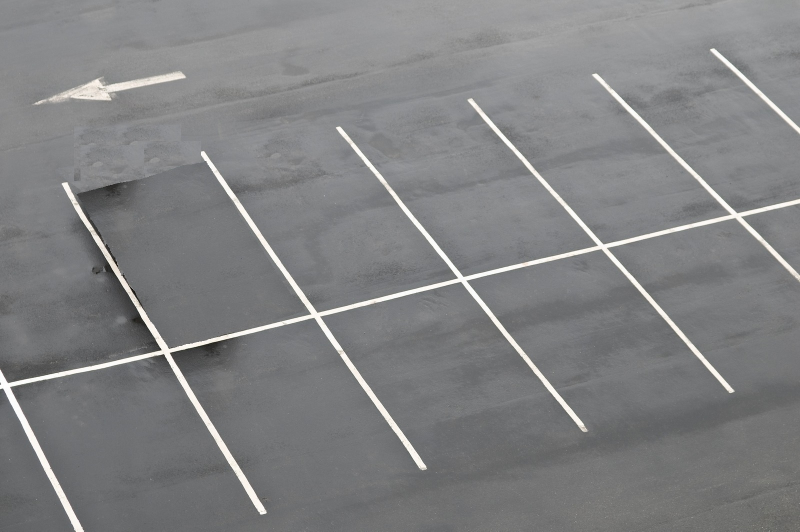
#> input picture backend/images/diag_PL2.jpg, 1600 x 1063 px, found by its file name (shown at 1/2 size)
$ python opencv_sandbox.py
#> lines starting #> are read from the running program, lines starting #| are printed output that depends on the picture; after the words box and inside, x2 and y2 are one past the last pixel; in counts of white or black regions, pixels touching at a corner belong together
import cv2, numpy, math, sys

# load an image, resizing it to an appropriate size
img_w = 800
img_h = 445
pl_img = cv2.imread('.\images\diag_PL2.jpg', 1)
#> pl_img is the input picture: shape (1063, 1600, 3); mean B, G, R 130.4, 129.2, 128.6
pl_img = cv2.resize(pl_img, (img_w, img_h))
#> pl_img: shape (445, 800, 3)

# convert to HSV (Hue, Saturation, Brightness)
hsv = cv2.cvtColor(pl_img, cv2.COLOR_BGR2HSV)
#> hsv: shape (445, 800, 3); mean H, S, V 85.1, 5.4, 130.8

# apply a mask that masks anything outside a white range
# (space lines are white)
lower_white = numpy.array([0, 0, 200])
upper_white = numpy.array([180, 25, 255])
mask = cv2.inRange(hsv, lower_white, upper_white)
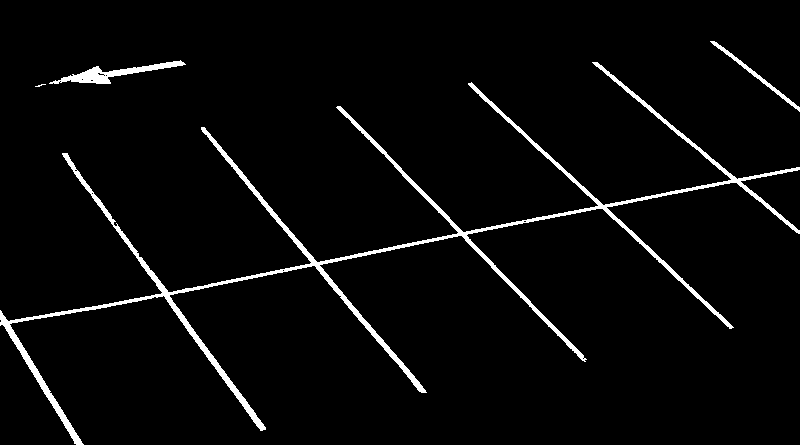
#> mask: shape (445, 800); 3.5% white; 4 white regions (1 under 20 px), largest, box (x1, y1, x2, y2) and area: (0, 62, 800, 445) 11084, (49, 60, 186, 84) 958, (710, 41, 800, 112) 430

# detect straight lines in the image
lines = cv2.HoughLinesP(mask,
                        rho=1,               # indiv. pixel granularity
                        theta=numpy.pi/180,  # sweep image in 1 deg incs
                        threshold=80,        # x pixel hits during sweep
                                             # to be considered a line
                        minLineLength=50,    # lines must be x pixels long
                        maxLineGap=10)       # lines may have a x pixel gap
#> lines = 41 rows, first 6: [0, 324, 799, 169], [251, 275, 799, 168], [347, 113, 585, 359], [373, 250, 799, 167], [468, 83, 731, 328], [3, 325, 438, 240]

# merge lines that are collinear or so close
# they might as well be
angle_threshold = 5            # angle difference between lines
dist_threshold = 100           # pixel distance difference between lines
merged_lines = []              # line list post merge
consumed = [False] * len(lines)  # list of lines in / out of a group
#> consumed = 41 items, first 6: False, False, False, False, False, False

# make groups of similar angle / distance (between line points) lines
for i in range(len(lines)):
    if consumed[i]:
        continue
    x1_1, y1_1, x2_1, y2_1 = lines[i][0]
    group = [(x1_1, y1_1, x2_1, y2_1)]
    consumed[i] = True

    for j in range(i + 1, len(lines)):
        if consumed[j]:
            continue
        x1_2, y1_2, x2_2, y2_2 = lines[j][0]

        # angle of line calculated using arctangent w/slope
        ang_1 = math.degrees(math.atan2(y2_1 - y1_1, x2_1 - x1_1))
        ang_2 = math.degrees(math.atan2(y2_2 - y1_2, x2_2 - x1_2))

        # distance between line points calculated using distance equation
        distance_btw_1 = math.sqrt((x1_2 - x1_1)**2 + (y1_2 - y1_1)**2)
        distance_btw_2 = math.sqrt((x2_2 - x1_1)**2 + (y2_2 - y1_1)**2)
        distance_btw_3 = math.sqrt((x1_2 - x2_1)**2 + (y1_2 - y2_1)**2)
        distance_btw_4 = math.sqrt((x2_2 - x2_1)**2 + (y2_2 - y2_1)**2)

        # lines must be close in angle and distance in order to
        # be merged
        if ((abs(ang_1 - ang_2) < angle_threshold or
            abs(abs(ang_1 - ang_2)-180) < angle_threshold) and
            (distance_btw_1 < dist_threshold or
             distance_btw_2 < dist_threshold or
             distance_btw_3 < dist_threshold or
             distance_btw_4 < dist_threshold)
            ):
                group.append((x1_2, y1_2, x2_2, y2_2))
                consumed[j] = True

    # merge group of lines into one line, use
    # unit vectors to represent direction of line
    # helpful refresh for unit vectors:
    # https://en.wikipedia.org/wiki/Unit_vector
    magnitude = math.sqrt((x2_1 - x1_1)**2 + (y2_1 - y1_1)**2)
    uv_x = (x2_1 - x1_1) / magnitude
    uv_y = (y2_1 - y1_1) / magnitude

    # now that we have unit vectors to represent the original
    # line's x and y direction we can separate the lines into a
    # general point group, we no longer care about point pairs
    points = [(x1_1,  y1_1), (x2_1, y2_1)]
    for x1, y1, x2, y2 in group[1:]:
        points.append((x1, y1))
        points.append((x2, y2))

    # with the general direction and points, we can now find the
    # point pair that will give us the longest line
    # we do this by checking which points will give us vectors
    # with the longest / shortest magnitude, when combined into a
    # normal point pair this will give use the longest line
    curr_mag = -1
    min_mag = sys.maxsize
    max_mag = -1
    min_point = (None, None)
    max_point = (None, None)
    for (x, y) in points:
        curr_mag = (x * uv_x) +  (y * uv_y)
        if curr_mag < min_mag:
            min_mag = curr_mag
            min_point = (x,y)
        if curr_mag > max_mag:
            max_mag = curr_mag
            max_point = (x, y)

    merged_lines.append([(min_point[0], min_point[1], max_point[0], max_point[1]), None])
#> this loop made 41 passes
#> (x1_1, y1_1, x2_1, y2_1, magnitude, uv_x, uv_y) on passes 1, 3, 5, 8, 10, 17, 23, 28, 35: (0, 324, 799, 169, 813.9, 0.982, -0.19), (347, 113, 585, 359, 342.3, 0.695, 0.719), (468, 83, 731, 328, 359.4, 0.732, 0.682), (201, 127, 423, 392, 345.7, 0.642, 0.767), (63, 153, 263, 429, 340.8, 0.587, 0.81), (595, 62, 799, 233, 266.2, 0.766, 0.642), (0, 310, 80, 444, 156.1, 0.513, 0.859), (38, 85, 183, 62, 146.8, 0.988, -0.157), (712, 41, 799, 109, 110.4, 0.788, 0.616)
#> after the loop, consumed = 41 items, first 6: True, True, True, True, True, True; merged_lines = 9 items

# draw start & end points
line_se_img = pl_img.copy()
masked_w_dots = mask.copy()
start_points = []
end_points = []
masked_w_dots = cv2.cvtColor(masked_w_dots, cv2.COLOR_GRAY2BGR)
for line in merged_lines:
    x1, y1, x2, y2 = line[0]
    start_points.append((x1, y1))
    end_points.append((x2, y2))
    cv2.circle(line_se_img, (x1,y1), 6, (0,255,0), -1)    # start point  (green)
    cv2.circle(line_se_img, (x2,y2), 6, (255,0,0), -1)    # end point    (blue)
    cv2.circle(masked_w_dots, (x1,y1), 6, (0,255,0), -1)  # start point  (green)
    cv2.circle(masked_w_dots, (x2,y2), 6, (255,0,0), -1)  # end point    (blue)
#> this loop made 9 passes
#> (x1, y1, x2, y2) on passes 1 to 9: (0, 324, 799, 167), (337, 106, 584, 361), (468, 83, 733, 327), (201, 127, 426, 392), (63, 153, 264, 429), (592, 62, 799, 233), (0, 310, 81, 444), (38, 85, 185, 64), (710, 41, 799, 110)
#> line_se_img: shape (445, 800, 3); mean B, G, R 130.1, 128.9, 127.7
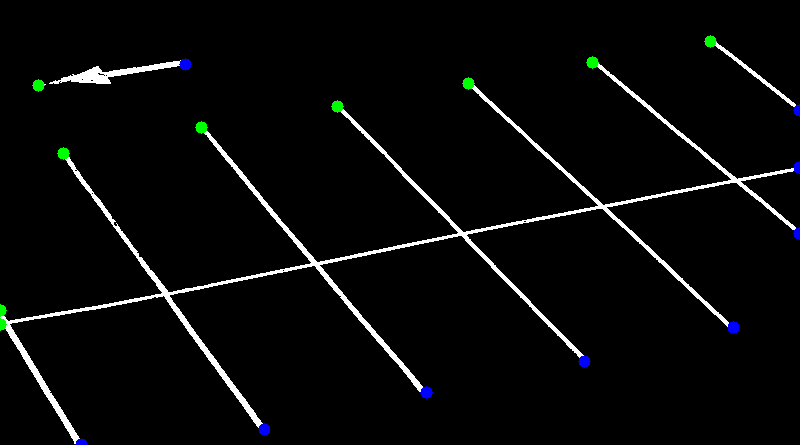
#> masked_w_dots: shape (445, 800, 3); mean B, G, R 9.2, 9.3, 8.6
#> after the loop, end_points = [(799, 167), (584, 361), (733, 327), (426, 392), (264, 429), (799, 233), (81, 444), (185, 64), (799, 110)]; start_points = [(0, 324), (337, 106), (468, 83), (201, 127), (63, 153), (592, 62), (0, 310), (38, 85), (710, 41)]

# detect intersection points between lines, using determinants
# equation can be found here:
# https://en.wikipedia.org/wiki/Line%E2%80%93line_intersection
intersect_points= []
for i in range(len(merged_lines)):
    for j in range(i + 1, len(merged_lines)):
        x1_1, y1_1, x2_1, y2_1 = merged_lines[i][0]
        x1_2, y1_2, x2_2, y2_2 = merged_lines[j][0]

        denom = ((x1_1 - x2_1) * (y1_2 - y2_2)) - ((y1_1 - y2_1) * (x1_2 - x2_2))

        # if lines are parallel or coincident, denom is 0
        if denom == 0:
            continue

        x_intersect = ((((x1_1 * y2_1) - (y1_1 * x2_1)) * (x1_2 - x2_2)) -
                       ((x1_1 - x2_1) * ((x1_2 * y2_2) - (y1_2 * x2_2)))) / denom
        y_intersect = ((((x1_1 * y2_1) - (y1_1 * x2_1)) * (y1_2 - y2_2)) -
                       ((y1_1 - y2_1) * ((x1_2 * y2_2) - (y1_2 * x2_2)))) / denom

        # confirm the calculated intersect is within both lines
        if (min(x1_1, x2_1) <= x_intersect <= max(x1_1, x2_1) and
            min(y1_1, y2_1) <= y_intersect <= max(y1_1, y2_1) and
            min(x1_2, x2_2) <= x_intersect <= max(x1_2, x2_2) and
            min(y1_2, y2_2) <= y_intersect <= max(y1_2, y2_2)
            ):
            intersect_points.append((int(x_intersect), int(y_intersect),
                                     merged_lines[i][0], merged_lines[j][0]))
            cv2.circle(line_se_img, (int(x_intersect), int(y_intersect)), 6,
                    (0, 0, 255), -1)
            cv2.circle(masked_w_dots, (int(x_intersect), int(y_intersect)), 6,
                    (0, 0, 255), -1)
#> this loop made 9 passes
#> line_se_img: shape (445, 800, 3); mean B, G, R 129.7, 128.5, 127.8
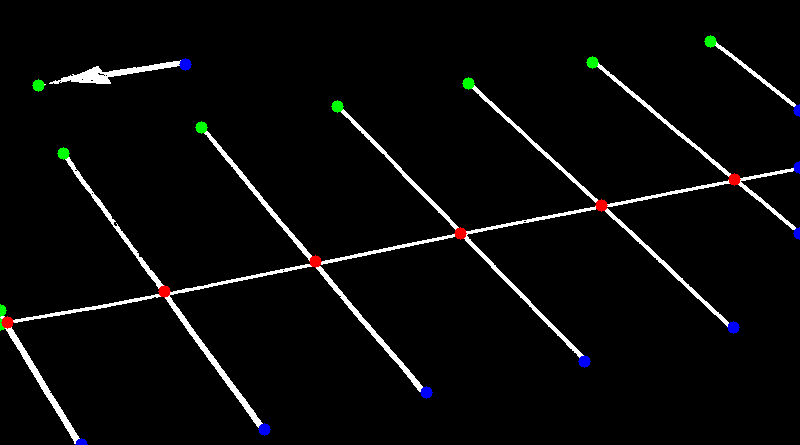
#> masked_w_dots: shape (445, 800, 3); 0.19% of pixels changed, all inside (x1, y1, x2, y2) = (1, 173, 741, 329)
#> after the loop, intersect_points = 6 items

# define parking space lines which are:
# startpoint -> intersection point
# or
# endpoint -> intersection point
# to do this, first cut intersected spaces in two groups
space_lines_side1 = []
space_lines_side2 = []
intersect_lines = []
line_1_found = 0
line_2_found = 0
for line in merged_lines:
    for intersect_point in intersect_points:
        start_x, start_y, end_x, end_y = line[0]
        intersect_x, intersect_y, line_1, line_2 = intersect_point

        # line_1 and line_2 are the lines that created the intersection
        x1_1, y1_1, x2_1, y2_1 = line_1
        x1_2, y1_2, x2_2, y2_2 = line_2

        # check if intersection point is on current line
        # if it is, break the line into two, split by intersection point
        if ((start_x == x1_1 and start_y == y1_1 and end_x == x2_1 and end_y == y2_1) or
            (start_x == x1_2 and start_y == y1_2 and end_x == x2_2 and end_y == y2_2)
            ):
            space_lines_side1.append((start_x, start_y, intersect_x, intersect_y))
            space_lines_side2.append((intersect_x, intersect_y, end_x, end_y))

        # cut the intersect line itself based off the intersection points
        # a line is defined as an intersection line if has two or more intersect
        # points along it
        if start_x == x1_1 and start_y == y1_1 and end_x == x2_1 and end_y == y2_1:
            line_1_found += 1
        elif start_x == x1_2 and start_y == y1_2 and end_x == x2_2 and end_y == y2_2:
            line_2_found += 1

    if line_1_found >= 2 or line_2_found >= 2:
        start_x, start_y, end_x, end_y = line[0]

        # sort the intersect points to align at the beginning with
        # start_x and at the end with end_x
        # NOTE: I don't think this will account for y correctly...may
        #       need to fix later
        intersect_points.sort()

        # startpoint -> intersection point
        intersect_lines.append((start_x, start_y,
                                intersect_points[0][0], intersect_points[0][1]))
        # intersection point -> intersection point
        for i in range(0, len(intersect_points) - 1):
            ip_x1, ip_y1, line_1_1, line_2_1 = intersect_points[i]
            ip_x2, ip_y2, line_1_2, line_2_2 = intersect_points[i + 1]
            intersect_lines.append((ip_x1, ip_y1, ip_x2, ip_y2))
        # intersection point -> endpoint
        intersect_lines.append((intersect_points[len(intersect_lines) - 1][0],
                                intersect_points[len(intersect_lines) - 1][1],
                                end_x, end_y))

    # reset line intersection counts
    line_1_found = 0
    line_2_found = 0
#> this loop made 9 passes
#> after the loop, intersect_lines = [(0, 324, 7, 322), (7, 322, 164, 291), (164, 291, 315, 261), (315, 261, 460, 233), (460, 233, 601, 205), (601, 205, 734, 179), (734, 179, 799, 167)]; space_lines_side1 = [(0, 324, 460, 233), (0, 324, 601, 205), (0, 324, 315, 261), (0, 324, 164, 291), (0, 324, 734, 179), (0, 324, 7, 322), (337, 106, 460, 233), (468, 83, 601, 205), (201, 127, 315, 261), (63, 153, 164, 291), (592, 62, 734, 179), (0, 310, 7, 322)]; space_lines_side2 = [(460, 233, 799, 167), (601, 205, 799, 167), (315, 261, 799, 167), (164, 291, 799, 167), (734, 179, 799, 167), (7, 322, 799, 167), (460, 233, 584, 361), (601, 205, 733, 327), (315, 261, 426, 392), (164, 291, 264, 429), (734, 179, 799, 233), (7, 322, 81, 444)]

# prune space line arrays to get rid of intersect lines or derivatives
# of intersect lines
intersect_line_points = []
for intersect_line in intersect_lines:
    x1, y1, x2, y2 = intersect_line
    intersect_line_points.append((x1, y1))
    intersect_line_points.append((x2, y2))
#> this loop made 7 passes
#> after the loop, intersect_line_points = [(0, 324), (7, 322), (7, 322), (164, 291), (164, 291), (315, 261), (315, 261), (460, 233), (460, 233), (601, 205), (601, 205), (734, 179), (734, 179), (799, 167)]
i = 0
popped = False
while i < len(space_lines_side1):
    x_s, y_s, x_e, y_e = space_lines_side1[i]
    for point_1 in intersect_line_points:
        for point_2 in intersect_line_points:
            if point_1 == point_2:
                continue
            if ((x_s == point_1[0] and y_s == point_1[1] and
                 x_e == point_2[0] and y_e == point_2[1]) or
                (x_s == point_2[0] and y_s == point_2[1] and
                 x_e == point_1[0] and y_e == point_1[1])):
                space_lines_side1.pop(i)
                popped = True
                break
        if popped:
            break
    if not popped:
        i += 1
    popped = False
#> this loop made 12 passes
#> after the loop, i = 6; space_lines_side1 = [(337, 106, 460, 233), (468, 83, 601, 205), (201, 127, 315, 261), (63, 153, 164, 291), (592, 62, 734, 179), (0, 310, 7, 322)]
i = 0
popped = False
while i < len(space_lines_side2):
    x_s, y_s, x_e, y_e = space_lines_side2[i]
    for point_1 in intersect_line_points:
        for point_2 in intersect_line_points:
            if point_1 == point_2:
                continue
            if ((x_s == point_1[0] and y_s == point_1[1] and
                 x_e == point_2[0] and y_e == point_2[1]) or
                (x_s == point_2[0] and y_s == point_2[1] and
                 x_e == point_1[0] and y_e == point_1[1])):
                space_lines_side2.pop(i)
                popped = True
                break
        if popped:
            break
    if not popped:
        i += 1
    popped = False
#> this loop made 12 passes
#> after the loop, i = 6; space_lines_side2 = [(460, 233, 584, 361), (601, 205, 733, 327), (315, 261, 426, 392), (164, 291, 264, 429), (734, 179, 799, 233), (7, 322, 81, 444)]

# TEST REMOVE
for line in space_lines_side1:
    x1, y1, x2, y2 = line
    p1 = (x1, y1)
    p2 = (x2, y2)
    cv2.line(line_se_img, p1, p2, (0, 255, 0), 3)
#> this loop made 6 passes
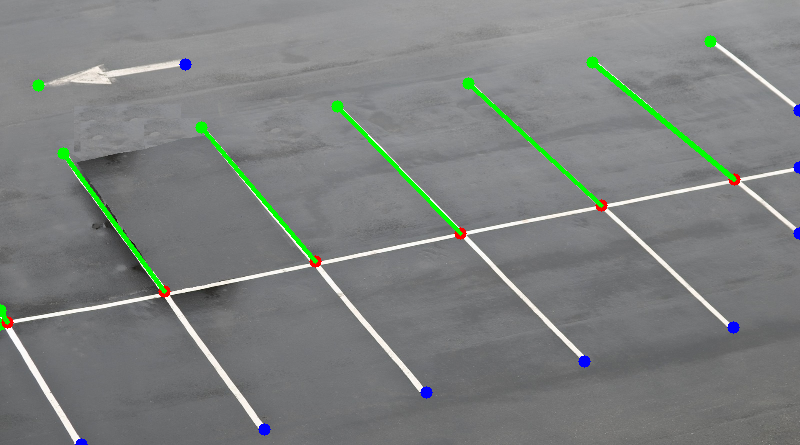
#> line_se_img: shape (445, 800, 3); mean B, G, R 127.4, 129, 125.3
for line in space_lines_side2:
    x1, y1, x2, y2 = line
    p1 = (x1, y1)
    p2 = (x2, y2)
    cv2.line(line_se_img, p1, p2, (255, 0, 0), 3)
#> this loop made 6 passes
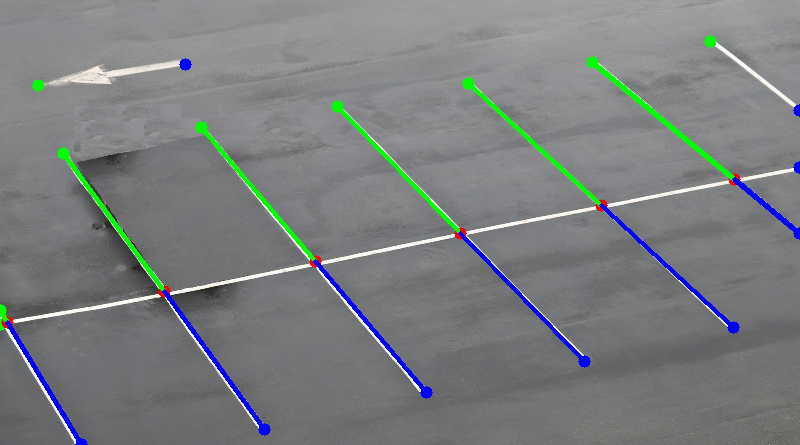
#> line_se_img: shape (445, 800, 3); 1.14% of pixels changed, all inside (x1, y1, x2, y2) = (5, 177, 796, 441)
for line in intersect_lines:
    x1, y1, x2, y2 = line
    p1 = (x1, y1)
    p2 = (x2, y2)
    cv2.line(line_se_img, p1, p2, (0, 0, 255), 3)
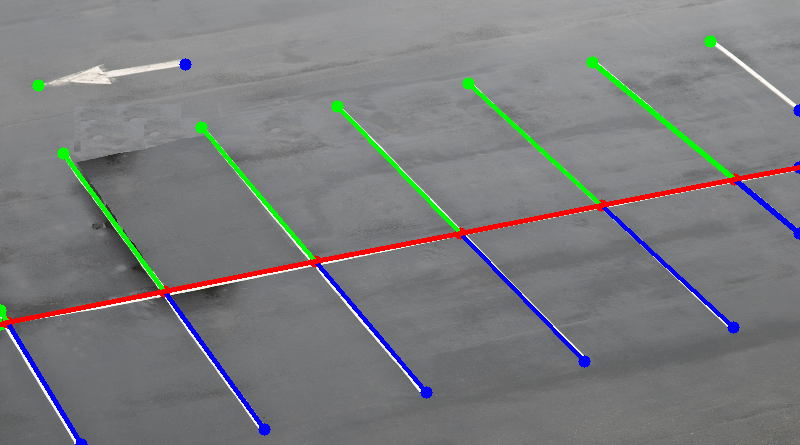
#> line_se_img: shape (445, 800, 3); 1.06% of pixels changed, all inside (x1, y1, x2, y2) = (0, 165, 800, 327)

# with the parking space lines we can now build a
# digital spot
spots = []
s_x, s_y = -1, -1
i1_x, i1_y = -1, -1
i2_x, i2_y = -1, -1
e_x, e_y = -1, -1
intersect_found = False
end_found = False
# get side 1 spots...
for line in space_lines_side1:
    s1_x1_s, s1_y1_s, s1_x1_e, s1_y1_e = line
    s_x = s1_x1_s   # point 1 of spot
    s_y = s1_y1_s

    # for first side 1 line, endpoint should connect with
    # intersect startpoint
    for ti_line in intersect_lines:
        ti_x1_s, ti_y1_s, ti_x1_e, ti_y1_e = ti_line

        if s1_x1_e == ti_x1_s and s1_y1_e == ti_y1_s:
            i1_x = ti_x1_s   # point 2 of spot
            i1_y = ti_y1_s
            i2_x = ti_x1_e   # point 3 of spot
            i2_y = ti_y1_e
            intersect_found = True

    # point 3 (intersect endpoint) should connect with other
    # side 1 line endpoint
    for line in space_lines_side1:
        s2_x1_s, s2_y1_s, s2_x1_e, s2_y1_e = line

        if s2_x1_e == i2_x and s2_y1_e == i2_y:
            e_x = s2_x1_s   # point 4 of spot
            e_y = s2_y1_s
            end_found = True

    if intersect_found and end_found:
        spots.append(((s_x, s_y), (i1_x, i1_y), (i2_x, i2_y), (e_x, e_y)))
    s_x, s_y = -1, -1
    i1_x, i1_y = -1, -1
    i2_x, i2_y = -1, -1
    e_x, e_y = -1, -1
    intersect_found = False
    end_found = False
#> this loop made 6 passes
#> after the loop, spots = [((337, 106), (460, 233), (601, 205), (468, 83)), ((468, 83), (601, 205), (734, 179), (592, 62)), ((201, 127), (315, 261), (460, 233), (337, 106)), ((63, 153), (164, 291), (315, 261), (201, 127)), ((0, 310), (7, 322), (164, 291), (63, 153))]

# get side 2 spots...
for line in space_lines_side2:
    s1_x1_s, s1_y1_s, s1_x1_e, s1_y1_e = line
    s_x = s1_x1_e   # point 1 of spot
    s_y = s1_y1_e

    # for first side 2 line, startpoint should connect with
    # intersect startpoint
    for ti_line in intersect_lines:
        ti_x1_s, ti_y1_s, ti_x1_e, ti_y1_e = ti_line

        if s1_x1_s == ti_x1_s and s1_y1_s == ti_y1_s:
            i1_x = ti_x1_s   # point 2 of spot
            i1_y = ti_y1_s
            i2_x = ti_x1_e   # point 3 of spot
            i2_y = ti_y1_e
            intersect_found = True

    # point 3 (intersect endpoint) should connect with other
    # side 2 line startpoint
    for line in space_lines_side2:
        s2_x1_s, s2_y1_s, s2_x1_e, s2_y1_e = line

        if s2_x1_s == i2_x and s2_y1_s == i2_y:
            e_x = s2_x1_e   # point 4 of spot
            e_y = s2_y1_e
            end_found = True

    if intersect_found and end_found:
        spots.append(((s_x, s_y), (i1_x, i1_y), (i2_x, i2_y), (e_x, e_y)))
    s_x, s_y = -1, -1
    i1_x, i1_y = -1, -1
    i2_x, i2_y = -1, -1
    e_x, e_y = -1, -1
    intersect_found = False
    end_found = False
#> this loop made 6 passes
#> after the loop, spots = 10 items

# now with our list of spot quadrilaterals, draw the spot
# detection zones
detection_zones_img = pl_img.copy()
for spot in spots:
    p1 = spot[0]
    p2 = spot[1]
    p3 = spot[2]
    p4 = spot[3]
    cv2.line(detection_zones_img, p1, p2, (0, 0, 255), 3)
    cv2.line(detection_zones_img, p2, p3, (0, 0, 255), 3)
    cv2.line(detection_zones_img, p3, p4, (0, 0, 255), 3)
    cv2.line(detection_zones_img, p4, p1, (0, 0, 255), 3)
#> this loop made 10 passes
#> (p1, p2, p3, p4) on passes 1 to 10: ((337, 106), (460, 233), (601, 205), (468, 83)), ((468, 83), (601, 205), (734, 179), (592, 62)), ((201, 127), (315, 261), (460, 233), (337, 106)), ((63, 153), (164, 291), (315, 261), (201, 127)), ((0, 310), (7, 322), (164, 291), (63, 153)), ((584, 361), (460, 233), (601, 205), (733, 327)), ((733, 327), (601, 205), (734, 179), (799, 233)), ((426, 392), (315, 261), (460, 233), (584, 361)), ((264, 429), (164, 291), (315, 261), (426, 392)), ((81, 444), (7, 322), (164, 291), (264, 429))
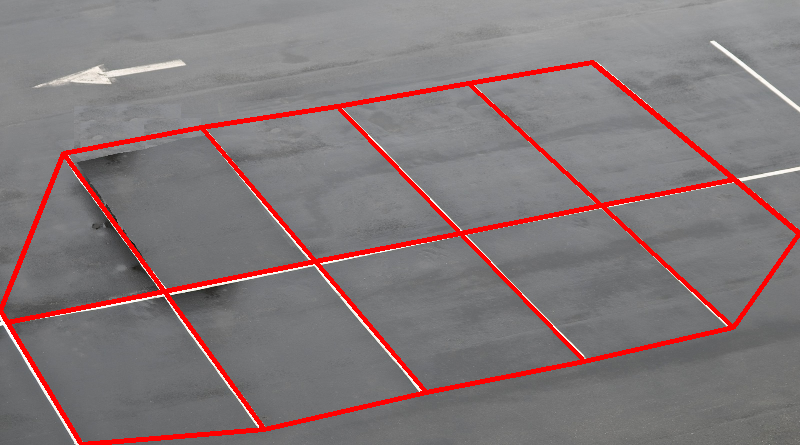
#> detection_zones_img: shape (445, 800, 3); mean B, G, R 121, 119.7, 132.5

# display the images
cv2.imshow('Current Analysis', detection_zones_img)
cv2.imshow('Dots n Lines', line_se_img)
cv2.waitKey(0)
cv2.destroyAllWindows()
